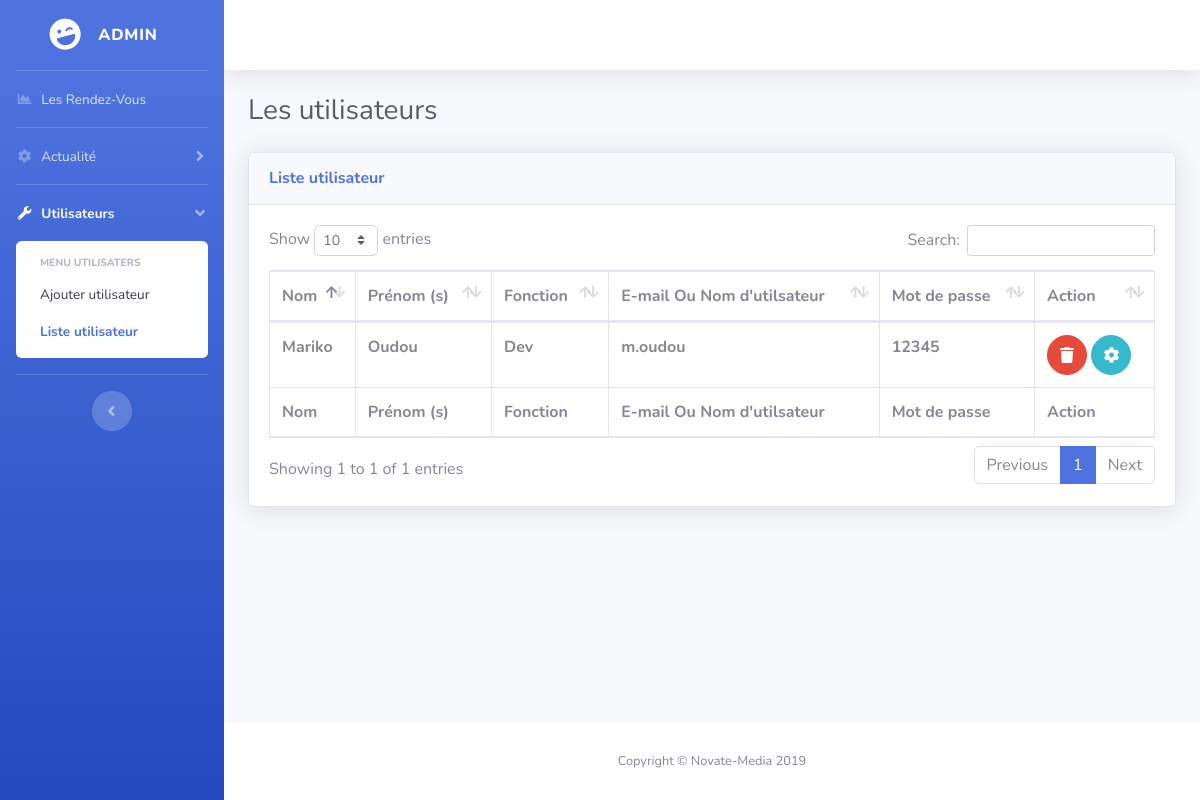
The page /admin/listUser.php on the database its author committed.
### tables this page shows
CREATE TABLE IF NOT EXISTS `user` (
  `id` int(11) NOT NULL AUTO_INCREMENT,
  `nom` text,
  `prenom` text,
  `fonction` text,
  `username` text,
  `mdp` text,
  PRIMARY KEY (`id`)
);

### controllers/getUser.php (called while the page is built, shortened)
<?php
function chargementClasse() {
    require '../classes/user/user.php';
    require '../classes/user/bd.php';
}
include('../classes/basedonner.php');
$connexionDb = new baseD($bd);
$liste = $connexionDb->list();
?>

### classes/user/bd.php (called while the page is built, shortened)
<?php
class BaseD {
    private $_bd;
    public function list() {
        $test = [];
        $q = $this->_bd->query('SELECT id, nom, prenom, fonction, username, mdp FROM user');
        while ($donnees = $q->fetch(PDO::FETCH_ASSOC))
        {
          $test[] = new User($donnees);
        }
        return $test;
    }
    public function setDb(PDO $bd)
    {
      $this->_bd = $bd;
    }
}
?>

### classes/user/user.php (called while the page is built, shortened)
<?php
class User {
    private $_id;
    private $_nom;
    private $_prenom;
    private $_fonction;
    private $_username;
    private $_mdp;
    public function __construct($donner)
    {
        if (isset($donner['id'])) {
            $this->_id = $donner['id'];
        }
        $this->_nom = $donner['nom'];
        $this->_prenom = $donner['prenom'];
        $this->_fonction = $donner['fonction'];
        $this->_username = $donner['username'];
        $this->_mdp = $donner['mdp'];
    }
    public function getId() {
        return $this->_id;
    }
    public function getNom() {
        return $this->_nom;
    }
    public function getPrenom() {
        return $this->_prenom;
    }
    public function getFonction() {
        return $this->_fonction;
    }
    public function getUsername() {
        return $this->_username;
    }
    public function getMdp() {
        return $this->_mdp;
    }
}
?>

### admin/listUser.php (the view, shortened to what this page needs)
<?php
include('../controllers/getUser.php');
?>
<!DOCTYPE html>
<html lang="en">
<head>
    <link href="vendor/fontawesome-free/css/all.min.css" rel="stylesheet" type="text/css">
    <link href="css/sb-admin-2.min.css" rel="stylesheet">
  <link href="vendor/datatables/dataTables.bootstrap4.min.css" rel="stylesheet">
</head>
<body id="page-top">
    <div id="wrapper">
        <ul class="navbar-nav bg-gradient-primary sidebar sidebar-dark accordion" id="accordionSidebar">
            <a class="sidebar-brand d-flex align-items-center justify-content-center" href="">
                <div class="sidebar-brand-icon rotate-n-15">
                    <i class="fas fa-laugh-wink"></i>
                </div>
                <div class="sidebar-brand-text mx-3">Admin </div>
            </a>
            <hr class="sidebar-divider my-0">
            <li class="nav-item">
                <a class="nav-link" href="listRdv.php">
                    <i class="fas fa-fw fa-chart-area"></i>
                    <span>Les Rendez-Vous</span>
                </a>
            </li>
            <hr class="sidebar-divider my-0">
            <li class="nav-item">
                <a class="nav-link collapsed" href="#" data-toggle="collapse" data-target="#collapseTwo" aria-expanded="true" aria-controls="collapseTwo">
                    <i class="fas fa-fw fa-cog"></i>
                    <span>Actualité</span>
                </a>
            </li>
            <hr class="sidebar-divider my-0">
            <li class="nav-item active">
                <a class="nav-link" href="#" data-toggle="collapse" data-target="#collapseUtilities" aria-expanded="true" aria-controls="collapseUtilities">
                    <i class="fas fa-fw fa-wrench"></i>
                    <span>Utilisateurs</span>
                </a>
                <div id="collapseUtilities" class="collapse show" aria-labelledby="headingUtilities" data-parent="#accordionSidebar">
                    <div class="bg-white py-2 collapse-inner rounded">
                        <h6 class="collapse-header">Menu utilisaters</h6>
                        <a class="collapse-item" href="addUser.php">Ajouter utilisateur</a>
                        <a class="collapse-item active" href="listUser.php">Liste utilisateur</a>
                    </div>
                </div>
            </li>
            <hr class="sidebar-divider d-none d-md-block">
            <div class="text-center d-none d-md-inline">
                <button class="rounded-circle border-0" id="sidebarToggle"></button>
            </div>
        </ul>
        <div id="content-wrapper" class="d-flex flex-column">
            <div id="content">
                <nav class="navbar navbar-expand navbar-light bg-white topbar mb-4 static-top shadow">
                </nav>
                <div class="container-fluid">
                    <h1 class="h3 mb-4 text-gray-800">Les utilisateurs</h1>
                    <div class="card shadow mb-4">
                        <div class="card-header py-3">
                        <h6 class="m-0 font-weight-bold text-primary">Liste utilisateur</h6>
                        </div>
                        <div class="card-body">
                        <div class="table-responsive">
                            <table class="table table-bordered" id="dataTable" width="100%" cellspacing="0">
                            <thead>
                                <tr>
                                <th>Nom</th>
                                <th>Prénom (s)</th>
                                <th>Fonction</th>
                                <th>E-mail Ou Nom d'utilsateur</th>
                                <th>Mot de passe</th>
                                <th>Action</th>
                                </tr>
                            </thead>
                            <tfoot>
                            <tr>
                                <th>Nom</th>
                                <th>Prénom (s)</th>
                                <th>Fonction</th>
                                <th>E-mail Ou Nom d'utilsateur</th>
                                <th>Mot de passe</th>
                                <th>Action</th>
                                </tr>
                            </tfoot>
                            <tbody>
                            <?php foreach ($liste as $key => $value) {
                                    ?>
                                        <tr>
                                            <th><?php echo $value->getNom();?></th>
                                            <th><?php echo $value->getPrenom();?></th>
                                            <th><?php echo $value->getFonction();?></th>
                                            <th><?php echo $value->getUsername();?></th>
                                            <th><?php echo $value->getMdp();?></th>
                                            <th>
                                                <a class="btn btn-danger btn-circle" href="controller/suppressionuser.php?entite=user&id=<?php echo $value->getId();?>">
                                                    <i class="fas fa-trash"></i>
                                                </a>
                                                <a class="btn btn-info btn-circle" href="modifiuser.php?entite=user&id=<?php echo $value->getId();?>">
                                                    <i class="fas fa-fw fa-cog"></i>
                                                </a>
                                            </th>
                                        </tr>
                                <?php }?>
                            </tbody>
                            </table>
                        </div>
                        </div>
                    </div>
                </div>
            </div>
            <footer class="sticky-footer bg-white">
                <div class="container my-auto">
                    <div class="copyright text-center my-auto">
                        <span>Copyright &copy; Novate-Media 2019</span>
                    </div>
                </div>
            </footer>
        </div>
    </div>
</body>
</html>

### rows shown on the page
user: nom "Mariko", prenom "Oudou", fonction "Dev", username "m.oudou", mdp "12345"
